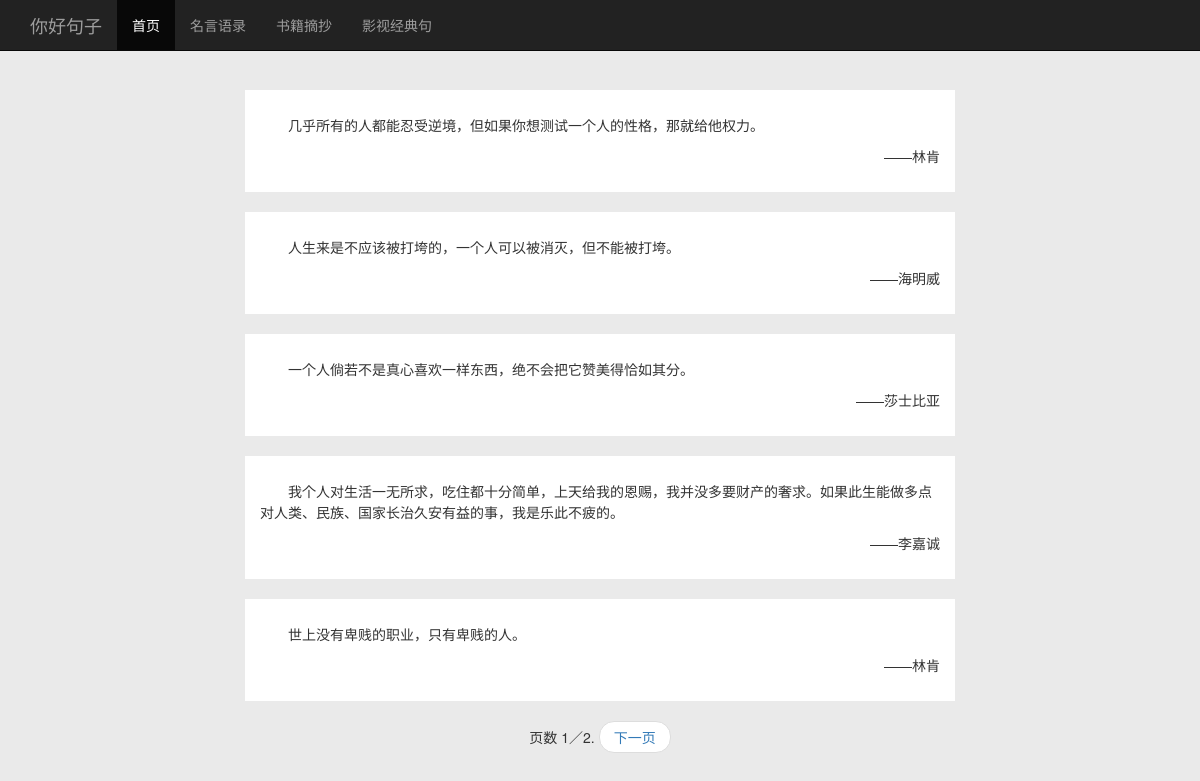
The page / on the database its author committed.
### blog/models.py (models this page shows, shortened)
class JuZi(models.Model):
    body = models.CharField(max_length=300)
    author = models.CharField(max_length=100)
    publish = models.DateTimeField(default=timezone.now())
    created = models.DateTimeField(auto_now_add=True)
    updated = models.DateTimeField(auto_now=True)
    class Meta:
        ordering = ('-publish',)

### blog/views.py (the view)
# urls.py: url(r'',views.JuZiListView.as_view(),name='juzilist'),
class JuZiListView(ListView):
    queryset = JuZi.objects.all()
    context_object_name = 'juzis'
    paginate_by = 5
    template_name = 'blog/juzi/juzilist.html'

### blog/templates/blog/juzi/juzilist.html (shortened to what this page needs)
{% extends "blog/base.html" %}
{% block content %}
    {% for juzi in juzis %}
        <div style="line-height:150%;background-color: white;padding: 15px;margin: 20px;text-indent:2em" >
            <p class="text-left"> {{juzi.body}} </p>
        <p class="text-right">——{{juzi.author}}</p>
    </div>
    {% endfor %}
    <nav aria-label="..." style="text-align:center;">
    <ur class="pager">
        <span class="current">
          页数 {{ page_obj.number }}／{{ page_obj.paginator.num_pages }}.
        </span>
        {% if page_obj.has_next %}
            <li><a href="?page={{ page_obj.next_page_number }}">下一页</a></li>
        {% endif %}
    </nav>
{% endblock %}

### blog/templates/blog/base.html (shortened to what this page needs)
{% load staticfiles %}
<!DOCTYPE html>
<html lang="en">
<head>
	<link rel="stylesheet" href="https://cdn.bootcss.com/bootstrap/3.3.7/css/bootstrap.min.css">
</head>
<body>
	<nav class="navbar navbar-inverse navbar-fixed-top">
		<div class="container">
			<div class="navbar-header">
		      <a class="navbar-brand" href="#">你好句子</a>
		    </div>
			<div class="navbar-collapse collapse" id="navbar">
				<ul class="nav navbar-nav">
					<li class="active"><a href="">首页</a></li>
					<li><a href="/juzi">名言语录</a></li>
					<li><a href="/book">书籍摘抄</a></li>
					<li><a href="/movie">影视经典句</a></li>
				</ul>
			</div>
		</div>
	</nav>
	<div class="container">
		<div class="row">
			<div class="col-xs-12 col-sm-10 col-sm-offset-1 col-md-8 col-md-offset-2 clearfix">
				{% block content %}
                {% endblock %}
			</div>
		</div>
	</div>
</body>
</html>

### blog/templates/blog/base.html (style rules this page uses)
body { padding-top: 70px; background-color: #EAEAEA }

### rows shown on the page
JuZi: body "几乎所有的人都能忍受逆境，但如果你想测试一个人的性格，那就给他权力。", author "林肯"
JuZi: body "人生来是不应该被打垮的，一个人可以被消灭，但不能被打垮。", author "海明威"
JuZi: body "一个人倘若不是真心喜欢一样东西，绝不会把它赞美得恰如其分。", author "莎士比亚"
JuZi: body "我个人对生活一无所求，吃住都十分简单，上天给我的恩赐，我并没多要财产的奢求。如果此生能做多点对人类、民族、国家长治久安有益的事，我是乐此不疲的。", author "李嘉诚"
JuZi: body "世上没有卑贱的职业，只有卑贱的人。", author "林肯"

### other values the page prints
{{ page_obj.number }} "1"
{{ page_obj.paginator.num_pages }} "2"
